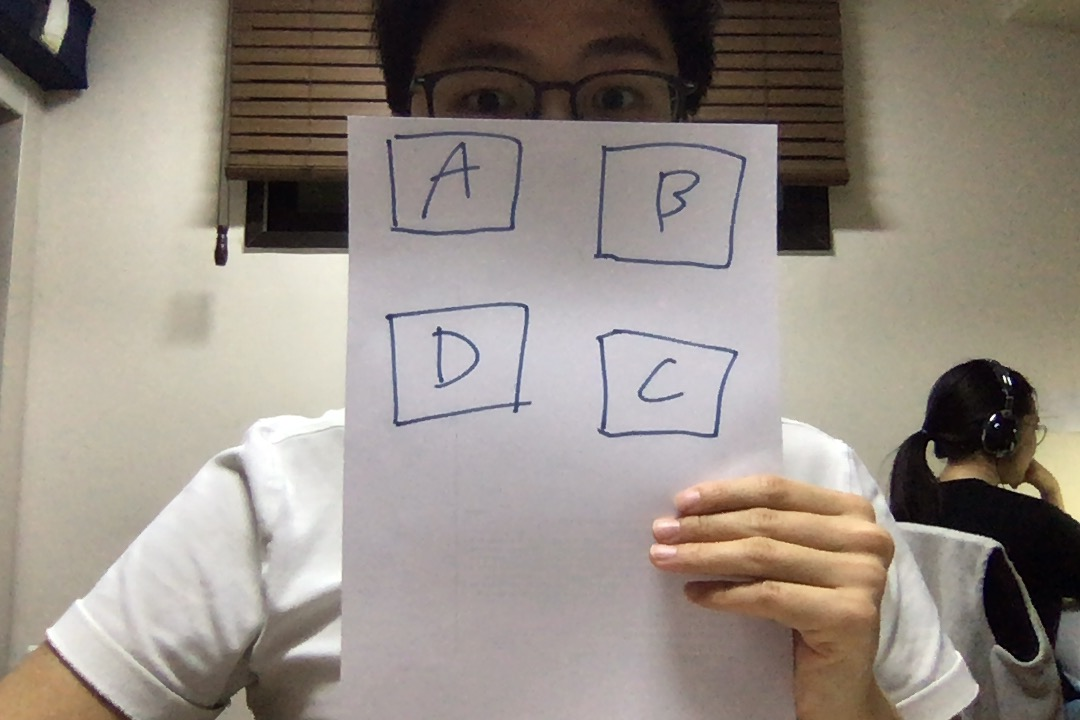
#> input picture shape_image0.jpg, 1080 x 720 px, given in place of the camera
$ python edge_detection_practice.py
#> lines starting #> are read from the running program, lines starting #| are printed output that depends on the picture
"""
Loads and displays a video.
"""

# Importing OpenCV
import cv2
import numpy as np

# Create a VideoCapture object and read from input file
# If the input is the camera, pass 0 instead of the video file name
cap = cv2.VideoCapture(0)

# Check if camera opened successfully
if (cap.isOpened() == False):
    print("Error opening video stream or file")

# Read the video
while (cap.isOpened()):
    # Capture frame-by-frame
    ret, frame = cap.read()
#> frame is the input picture: shape (720, 1080, 3); mean B, G, R 132.2, 140.9, 149.9
    if ret == True:

        # Converting the image to grayscale.
        gray = cv2.cvtColor(frame, cv2.COLOR_BGR2GRAY)
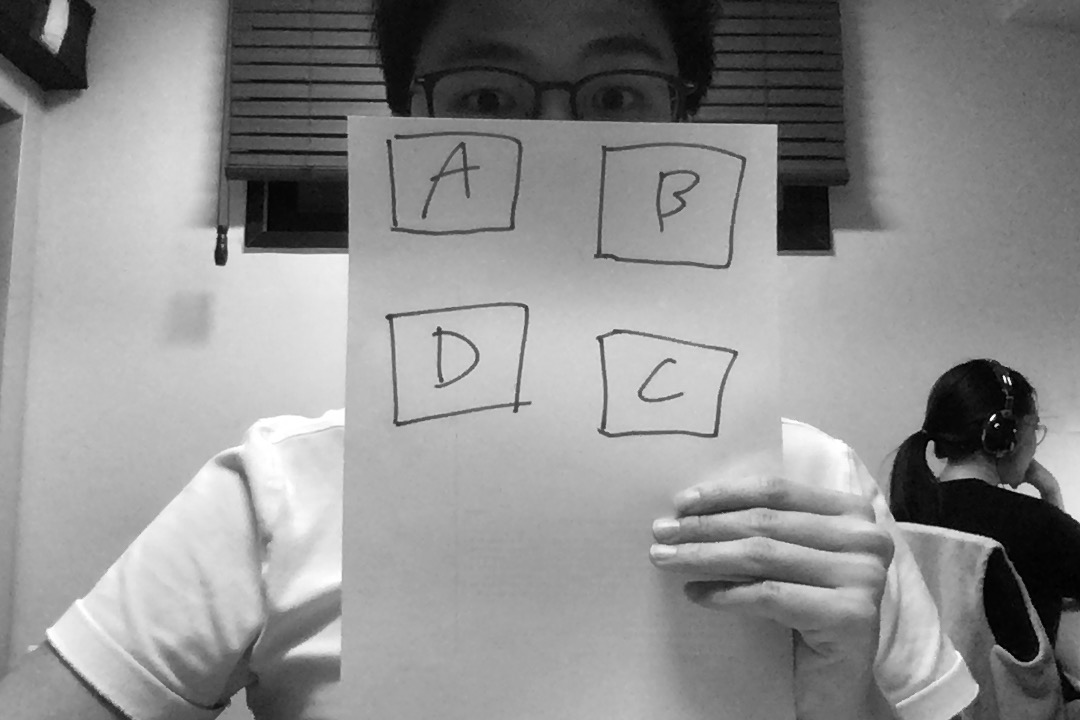
#> gray: shape (720, 1080); min 0, max 255, mean 142.6

        # Smoothing without removing edges.
        gray_filtered = cv2.bilateralFilter(gray, 7, 50, 50)

        # Applying the canny filter
        edges = cv2.Canny(gray, 60, 120)
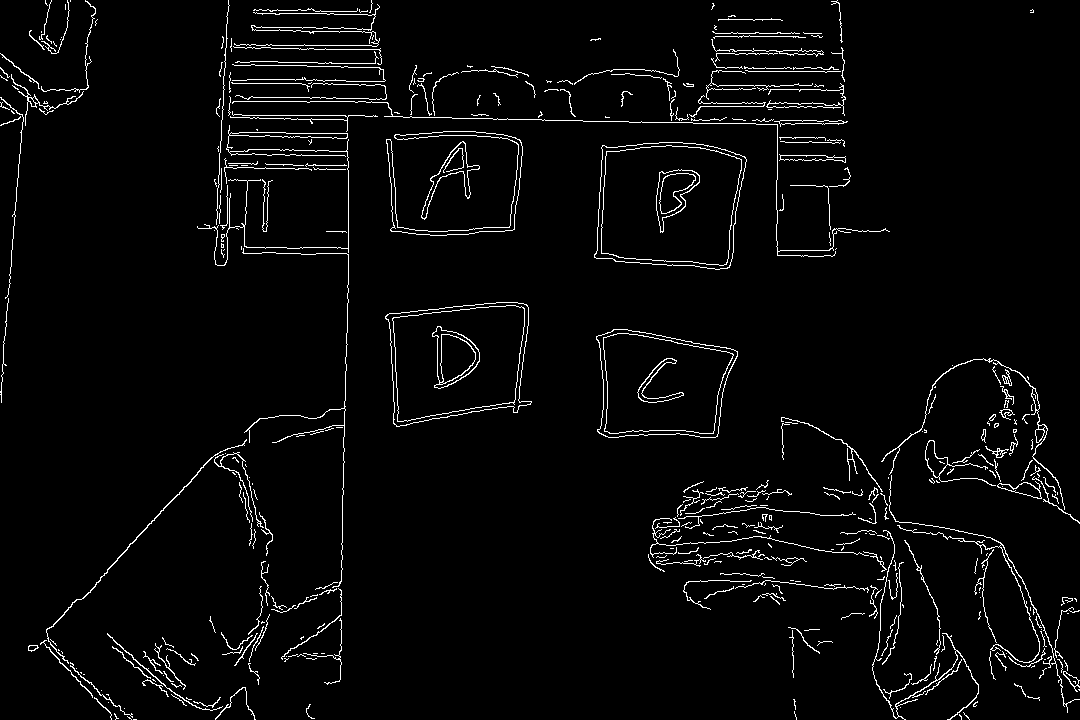
#> edges: shape (720, 1080); 3.3% white in thin lines or dots
        edges_filtered = cv2.Canny(gray_filtered, 60, 120)
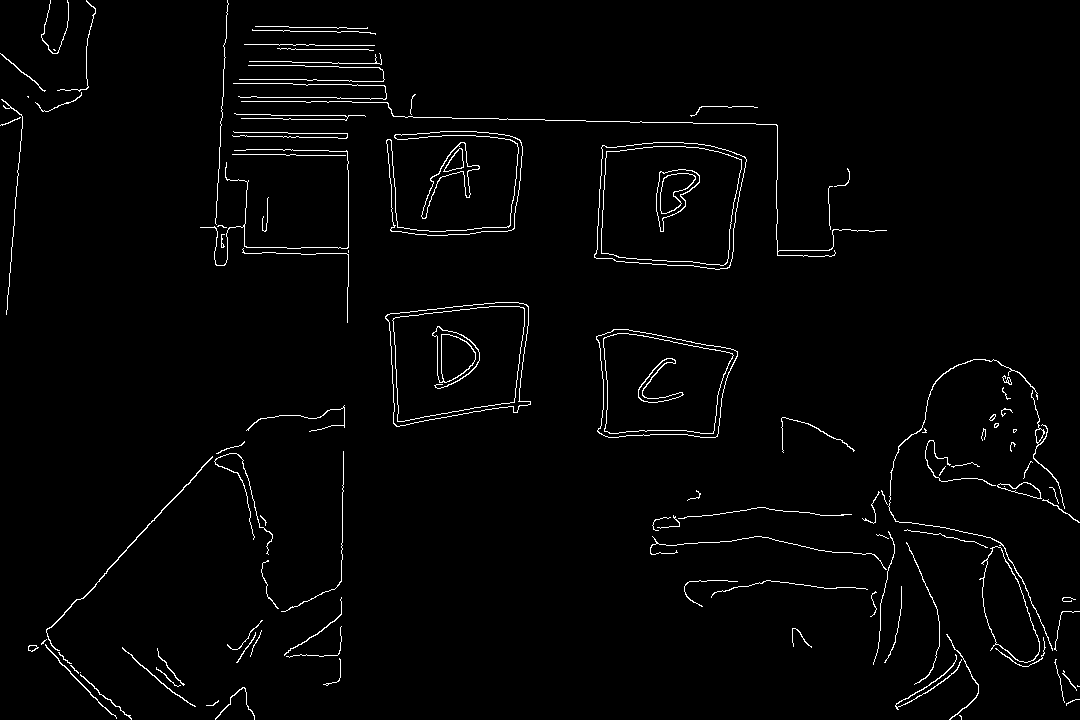
#> edges_filtered: shape (720, 1080); 2% white in thin lines or dots

        # Stacking the images to print them together for comparison
        images = np.hstack((edges, edges_filtered))
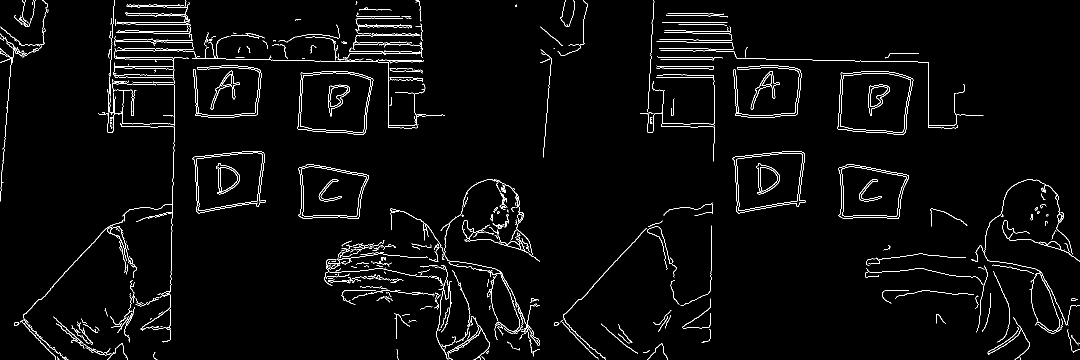
#> images: shape (720, 2160) (shown at 1/2 size); 2.7% white in thin lines or dots

        # Display the resulting frame
        cv2.namedWindow('image', cv2.WINDOW_NORMAL)
        cv2.imshow('Frame', images)

        # Press Q on keyboard to  exit
        if cv2.waitKey(25) & 0xFF == ord('q'):
#> (key q is pressed here)
            break

    # Break the loop
    else:
        break

# When everything done, release the video capture object
cap.release()

# Closes all the frames
cv2.destroyAllWindows()
